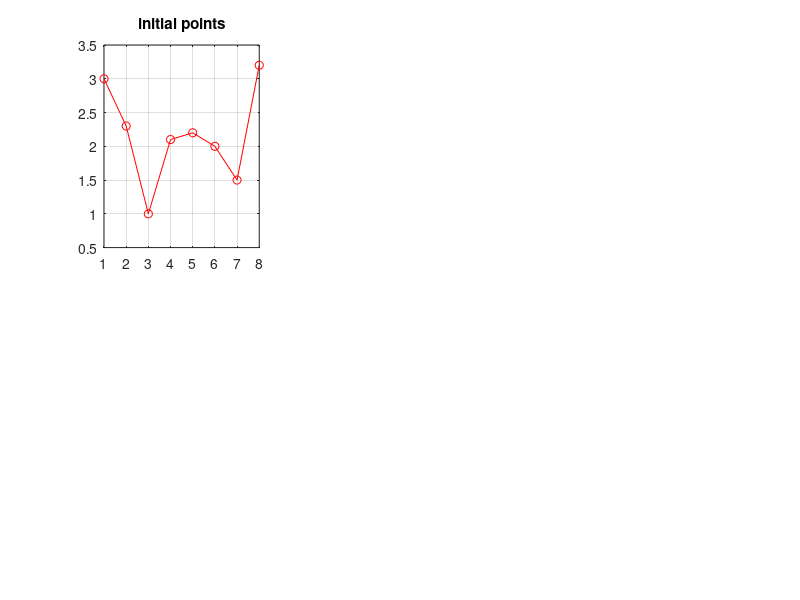

The MATLAB script that drew this image: (Note: this script raises an error after producing the figure.)
%% Test Douglas?eucker algorithm 
% The Ramer?ouglas?eucker algorithm (RDP) is an algorithm for reducing 
% the number of points in a curve that is approximated by a series of 
% points. The initial form of the algorithm was independently suggested 
% in 1972 by Urs Ramer and 1973 by David Douglas and Thomas Peucker and 
% several others in the following decade. This algorithm is also known 
% under the names Douglas?eucker algorithm, iterative end-point fit 
% algorithm and split-and-merge algorithm. [Source Wikipedia]
%
%
% -------------------------------------------------------
% Code: Reza Ahmadzadeh (2017) 
% -------------------------------------------------------
clc,clear,close all
Points = [1 2 3 4 5 6 7 8;
    3 2.3 1 2.1 2.2 2 1.5 3.2];
figure;
ii = 1;
subplot(2,3,ii);hold on
plot(Points(1,:),Points(2,:),'-or');
title('initial points');
grid on;box on;axis([1 8 0.5 3.5]);
for epsilon = [0.1:0.1:0.3 1.5 2.5]
    res = DouglasPeucker(Points,epsilon);
    ii = ii + 1;
    subplot(2,3,ii);hold on
    plot(Points(1,:),Points(2,:),'--or');
    plot(res(1,:),res(2,:),'-xb');
    title(['\epsilon = ' num2str(epsilon)]);
    grid on;box on;axis([1 8 0.5 3.5]);
    legend('original','approximated')
end
